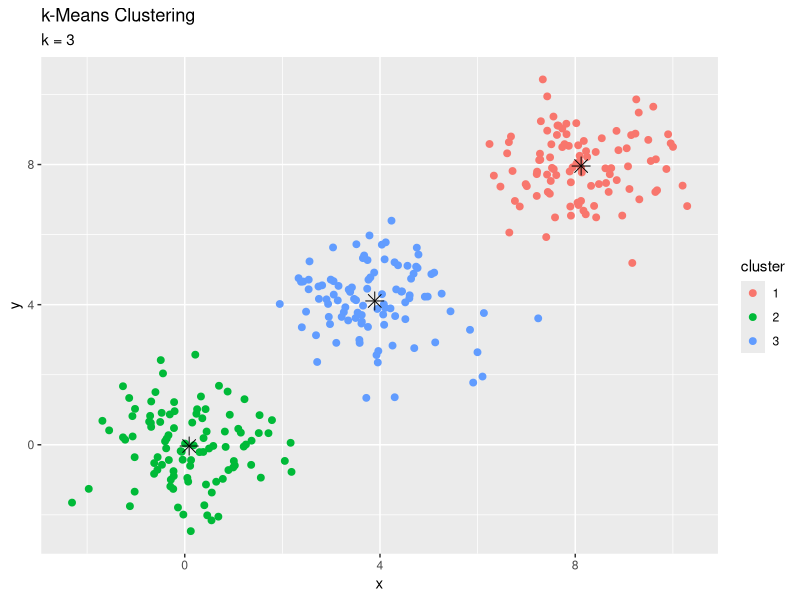
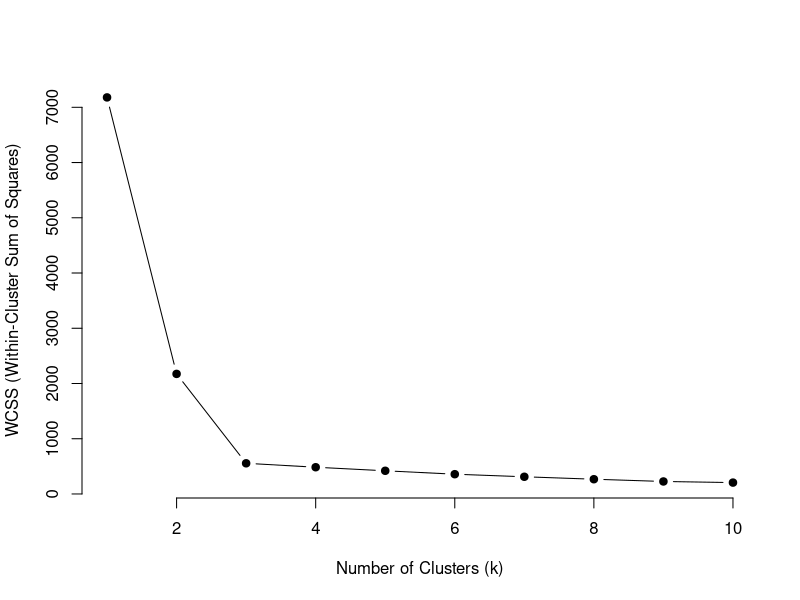

The R script that drew these images, in order:
## ---- chunk 1
# Load necessary library
library(ggplot2)

# Simulate example data
set.seed(123)
n <- 300  # Number of points
X <- data.frame(
  x = c(rnorm(n/3, 0, 1), rnorm(n/3, 4, 1), rnorm(n/3, 8, 1)),
  y = c(rnorm(n/3, 0, 1), rnorm(n/3, 4, 1), rnorm(n/3, 8, 1))
)
## ---- chunk 2
# Perform k-Means clustering
set.seed(123)  # Ensures reproducibility
k <- 3          # Number of clusters
kmeans_result <- kmeans(X, centers = k, nstart = 25)

# Add cluster labels to the dataset
X$cluster <- as.factor(kmeans_result$cluster)
## ---- chunk 3
# Visualize the result
ggplot(X, aes(x = x, y = y, color = cluster)) +
  geom_point(size = 2) +
  geom_point(data = as.data.frame(kmeans_result$centers), 
             aes(x = x, y = y), 
             color = "black", size = 4, shape = 8) +
  labs(title = "k-Means Clustering", subtitle = "k = 3")
## ---- chunk 4
# Elbow method to find optimal k
wcss <- numeric(10)
for (k in 1:10) {
  wcss[k] <- kmeans(X, centers = k, nstart = 25)$tot.withinss
}

# Plot the WCSS to identify the 'elbow'
plot(1:10, wcss, type = "b", pch = 19, frame = FALSE,
     xlab = "Number of Clusters (k)", 
     ylab = "WCSS (Within-Cluster Sum of Squares)")
